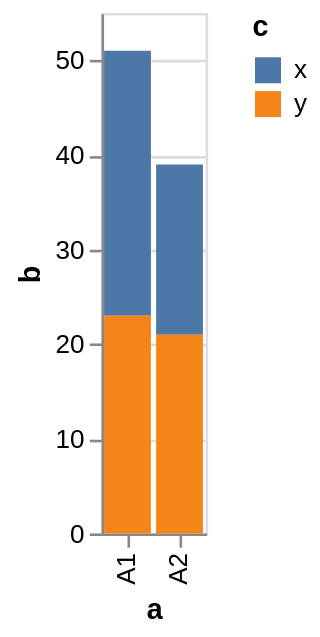

Write the Vega-Lite specification saved for this chart.
### Vega specification from a JSON file in a GitHub repository (floating-point values rounded to 4 significant figures)
{"$schema": "https://vega.github.io/schema/vega/v5.json", "autosize": "pad", "padding": 5, "height": 200, "style": "cell", "data": [{"name": "source_0", "values": [{"a": "A1", "b": 28, "c": "x"}, {"a": "A1", "b": 23, "c": "y"}, {"a": "A2", "b": 18, "c": "x"}, {"a": "A2", "b": 21, "c": "y"}]}, {"name": "data_0", "source": "source_0", "transform": [{"type": "stack", "groupby": ["a"], "field": "b", "sort": {"field": ["c"], "order": ["descending"]}, "as": ["b_start", "b_end"], "offset": "zero"}, {"type": "filter", "expr": "datum[\"b\"] !== null && isFinite(datum[\"b\"])"}]}], "signals": [{"name": "x_step", "value": 20}, {"name": "width", "update": "bandspace(domain('x').length, 0.1, 0.05) * x_step"}], "marks": [{"name": "marks", "type": "rect", "style": ["bar"], "from": {"data": "data_0"}, "encode": {"update": {"fill": {"scale": "color", "field": "c"}, "x": {"scale": "x", "field": "a"}, "width": {"scale": "x", "band": true}, "y": {"scale": "y", "field": "b_end"}, "y2": {"scale": "y", "field": "b_start"}}}}], "scales": [{"name": "x", "type": "band", "domain": {"data": "data_0", "field": "a", "sort": true}, "range": {"step": {"signal": "x_step"}}, "paddingInner": 0.1, "paddingOuter": 0.05}, {"name": "y", "type": "linear", "domain": {"data": "data_0", "fields": ["b_start", "b_end"]}, "range": [{"signal": "height"}, 0], "nice": true, "zero": true}, {"name": "color", "type": "ordinal", "domain": {"data": "data_0", "field": "c", "sort": true}, "range": "category"}], "axes": [{"scale": "y", "orient": "left", "gridScale": "x", "grid": true, "tickCount": {"signal": "ceil(height/40)"}, "domain": false, "labels": false, "maxExtent": 0, "minExtent": 0, "ticks": false, "zindex": 0}, {"scale": "x", "orient": "bottom", "grid": false, "title": "a", "labelAlign": "right", "labelAngle": 270, "labelBaseline": "middle", "labelOverlap": true, "zindex": 0}, {"scale": "y", "orient": "left", "grid": false, "title": "b", "labelOverlap": true, "tickCount": {"signal": "ceil(height/40)"}, "zindex": 0}], "legends": [{"fill": "color", "gradientLength": {"signal": "clamp(height, 64, 200)"}, "symbolType": "square", "title": "c"}]}
